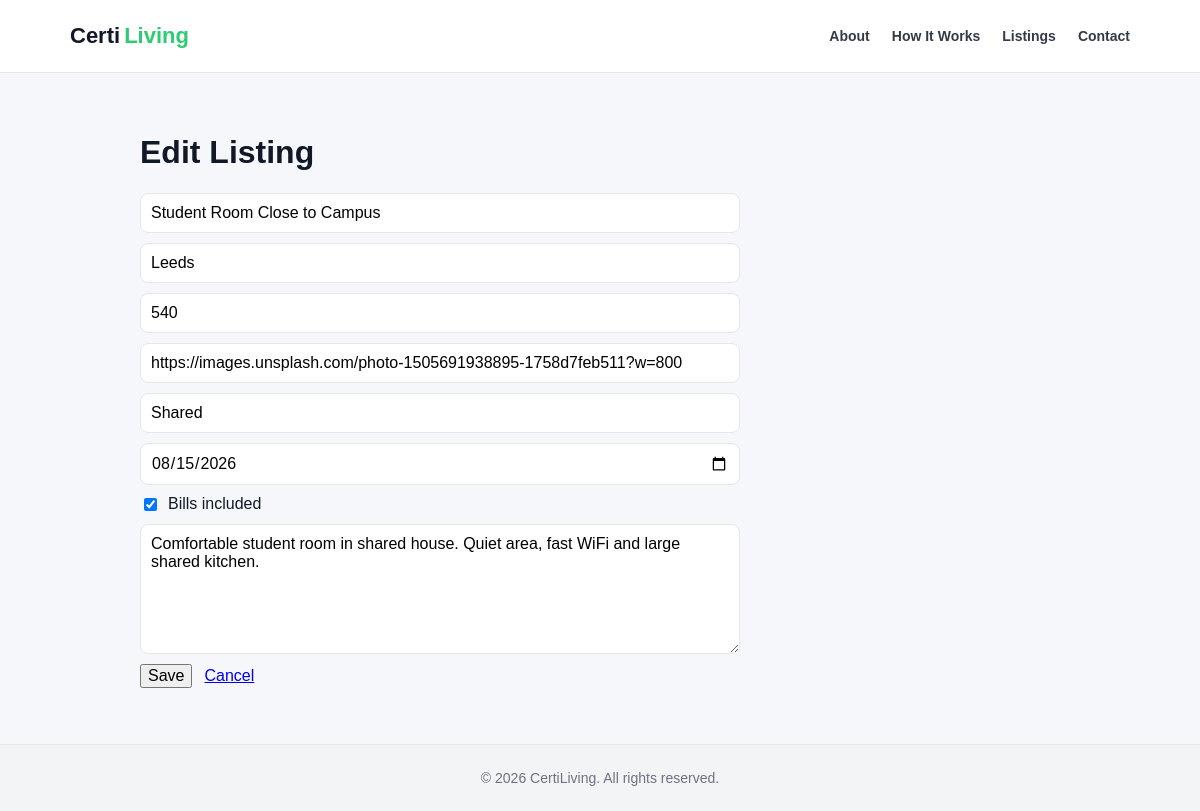
/admin/listings/13/edit (signed in), run on the app's committed database.
### tables this page shows
CREATE TABLE listings (
    id INTEGER PRIMARY KEY AUTOINCREMENT,

    title TEXT NOT NULL,
    description TEXT NOT NULL,

    city TEXT NOT NULL,
    address TEXT,

    rent_pcm INTEGER NOT NULL,
    deposit INTEGER,

    room_type TEXT,
    bills_included BOOLEAN DEFAULT 0,

    available_from DATE,

    photo_url TEXT,

    created TIMESTAMP DEFAULT CURRENT_TIMESTAMP
);

### app/admin.py (the view, shortened to what this page needs)
@bp.route("/listings/<int:listing_id>/edit", methods=("GET", "POST"))
@admin_required
def listings_edit(listing_id):
    db = get_db()
    listing = db.execute("SELECT * FROM listings WHERE id = ?", (listing_id,)).fetchone()
    if listing is None:
        return "Not found", 404
    return render_template("admin/listings_form.html", listing=listing)

### app/admin.py (called while the page is built)
def admin_required(view):
    @wraps(view)
    def wrapped(*args, **kwargs):
        if not session.get("is_admin"):
            return redirect(url_for("admin.login"))
        return view(*args, **kwargs)
    return wrapped

### app/db.py (called while the page is built)
def get_db():
    if 'db' not in g:
        g.db = sqlite3.connect(
            current_app.config['DATABASE'],
            detect_types=sqlite3.PARSE_DECLTYPES,
        )
        g.db.row_factory = sqlite3.Row
        g.db.execute('PRAGMA foreign_keys = ON')
    return g.db

### app/templates/admin/listings_form.html (shortened to what this page needs)
{% extends "admin/base.html" %}
{% block content %}
<div class="container admin-page">
  <h1>{{ 'Edit' if listing else 'New' }} Listing</h1>
  <form method="post" class="admin-form admin-form-wide">
    <input name="title" placeholder="Title"
           value="{{ listing['title'] if listing else '' }}" required>
    <input name="city" placeholder="City"
           value="{{ listing['city'] if listing else '' }}" required>
    <input name="rent_pcm" type="number" placeholder="Rent PCM" required
           value="{{ listing['rent_pcm'] if listing else '' }}">
    <input name="photo_url" placeholder="Photo URL"
           value="{{ listing['photo_url'] if listing and listing['photo_url'] else '' }}">
    <input name="room_type" placeholder="Room type (Ensuite/Studio/Shared)"
           value="{{ listing['room_type'] if listing and listing['room_type'] else '' }}">
    <input name="available_from" type="date"
           value="{{ listing['available_from'] if listing and listing['available_from'] else '' }}">
    <label class="admin-checkbox">
      <input type="checkbox" name="bills_included"
             {% if listing and listing['bills_included'] %}checked{% endif %}>
      Bills included
    </label>
    <textarea name="description" rows="6" placeholder="Description">{{
      listing['description'] if listing and listing['description'] else ''
    }}</textarea>
    <div class="admin-row-actions">
      <button type="submit">Save</button>
      <a href="{{ url_for('admin.listings_index') }}">Cancel</a>
    </div>
  </form>
</div>
{% endblock %}

### app/static/css/style.css (style rules this page uses)
:root { --max-width: 1100px; --gutter: 20px; --bg: #f6f7fb; --text: #111827; --muted: #6b7280; --accent: #2ecc71; --accent-dark: #27ae60; --border: #e5e7eb; --shadow: 0 8px 25px rgba(0,0,0,0.06); --shadow-soft: 0 4px 10px rgba(0,0,0,0.05); }
*, *::before, *::after { box-sizing: border-box; }
html { scroll-behavior: smooth; }
body { margin: 0; font-family: Arial, sans-serif; background: var(--bg); color: var(--text); min-height: 100vh; display: flex; flex-direction: column; }
.container { max-width: var(--max-width); margin: 0 auto; padding: 40px var(--gutter) 24px; }

### app/static/css/admin.css (style rules this page uses)
.admin-page { max-width: 960px; }
.admin-form { display: grid; gap: 10px; max-width: 420px; }
.admin-form-wide { max-width: 600px; }
.admin-form input, .admin-form textarea, .admin-form button { font: inherit; }
.admin-form input, .admin-form textarea { padding: 10px; border: 1px solid #e5e7eb; border-radius: 8px; }
.admin-checkbox { display: flex; align-items: center; gap: 8px; }
.admin-row-actions { display: flex; align-items: center; gap: 12px; }

### data on the page
listings: title "Student Room Close to Campus", city "Leeds", rent_pcm "540", photo_url "https://images.unsplash.com/photo-1505691938895-1758d7feb511?w=800", room_type "Shared", available_from "08/15/2026", bills_included "☑", description "Comfortable student room in shared house. Quiet area, fast WiFi and large shared kitchen."

### other printed values
{{ 'Edit' if listing else 'New' }} "Edit"
